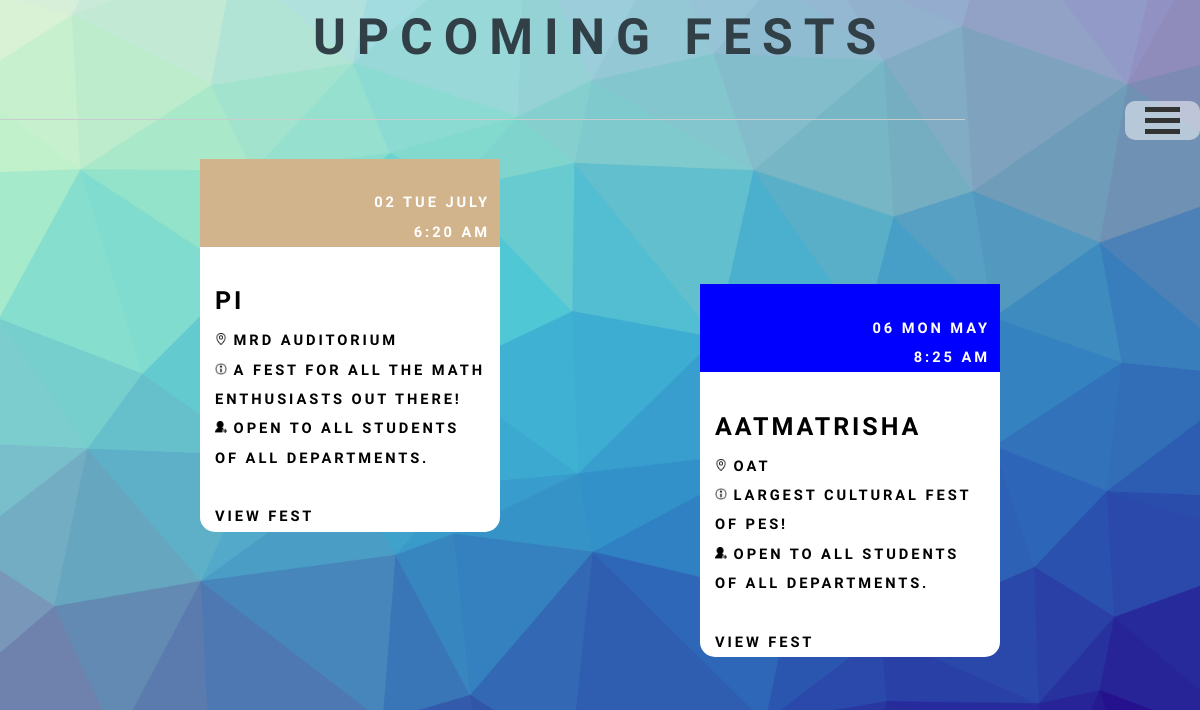
The page /Fest/php/fest_page_student.php on the database its author committed.
### tables this page shows
CREATE TABLE `create_fest` (
  `fest_id` int(11) NOT NULL AUTO_INCREMENT,
  `club_id` varchar(20) NOT NULL,
  `date_cur` date NOT NULL,
  `time_cur` time NOT NULL,
  `end_time` time NOT NULL,
  `fest_name` varchar(20) NOT NULL,
  `place` varchar(100) NOT NULL,
  `more_info` text NOT NULL,
  `invite` text NOT NULL,
  PRIMARY KEY(`fest_id`)
);

### Fest/php/fest_page_student.php (the view, shortened to what this page needs)
<!DOCTYPE html>
<html lang="en">
	<head>
		<h1 style="font-size:50px;text-align:center;"><b>Upcoming Fests</b></h1>
		<link rel="stylesheet" href="https://maxcdn.bootstrapcdn.com/bootstrap/3.3.7/css/bootstrap.min.css">
		<link rel="stylesheet" href="../../notifications/css/main2.css" />
		<link rel="stylesheet" href="../../admin/css/navigation.css" >
			<div class="container1" onclick="myFunction(this)">
		  <div class="bar1"></div>
		  <div class="bar2"></div>
		  <div class="bar3"></div>
		</div>
	</head>
	<body class="is-preload">
		<?php
			$servername = "localhost";
			$username1 = "root";
			$password1 = "";
			$dbname = "portal";
			$link = mysqli_connect($servername, $username1, $password1, $dbname);
			extract($_SESSION);
			$a="SELECT * from create_fest";
			$result=mysqli_query($link,$a);
			echo'<hr />';
			echo'<div class="container-fluid">';
			if (mysqli_num_rows($result) > 0)
			{
				while($row = mysqli_fetch_assoc($result))
				{
					echo'<div class="col-lg-3 " id="rcorners3" >';
					echo'<div class="bg-primary text-right nested_div">';
					echo'<span class="position_text">';
					echo"<br>";
					$newDate = date("d D F", strtotime($row["date_cur"]));
					echo $newDate;
					echo"</span>";
					echo'<span class="position_text">';
					echo"<br>";
					echo date("g:i a", strtotime($row["time_cur"]));
					echo'</span>';
					echo'</div>';
					echo"<br>";
					echo'<span class="bold_text">';
					echo $row["fest_name"];
					echo'</span>';
					echo"<br>";
					echo' <img src="../images/location_icon.png" alt="Fjords" height="12" width="12">';
					echo $row["place"];
					echo"<br>";
					echo' <img src="../images/more_info.png" alt="Fjords" height="12" width="12">';
					echo $row["more_info"];
					echo"<br>";
					echo' <img src="../images/invite.png" alt="Fjords" height="12" width="12">';
					echo $row["invite"];
					echo"<br>";
					echo"<br>";
					echo "<a href=../../Fest/php/fest_event_page_student.php?fest_id=",urlencode($row["fest_id"]),">view fest</a>";
					echo"<br>";
					echo"</div>";
				}
				echo'</div>';
			}
		?>
	</body>
</html>

### notifications/css/main2.css (style rules this page uses)
body { background: url(../../clubs/images/pic2.jpg) no-repeat center center fixed; -webkit-background-size: cover; -moz-background-size: cover; -o-background-size: cover; background-size: cover; }
html, body, div, span, applet, object, iframe, h1, h2, h3, h4, h5, h6, p, blockquote, pre, a, abbr, acronym, address, big, cite, code, del, dfn, em, img, ins, kbd, q, s, samp, small, strike, strong, sub, sup, tt, var, b, u, i, center, dl, dt, dd, ol, ul, li, fieldset, form, label, legend, table, caption, tbody, tfoot, thead, tr, th, td, article, aside, canvas, details, embed, figure, figcaption, footer, header, hgroup, menu, nav, output, ruby, section, summary, time, mark, audio, video { margin: 0; padding: 0; border: 0; font-size: 100%; font: inherit; vertical-align: baseline; }
body { line-height: 1; }
body { -webkit-text-size-adjust: none; }
.position_text { margin-right: 10px; }
.container-fluid { padding: 0px 0px; }
.bold_text { font-weight:bold; font-size:25px; color:black; }
#rcorners3 { border-radius: 15px; }
[class*="col-"] { margin-top:-5px; margin-bottom: 25px; margin-right: 0px; margin-left: 200px; background-color:white; }
html { box-sizing: border-box; }
*, *:before, *:after { box-sizing: inherit; }
html { height: 100%; }
body:after { content: ''; display: block; position: fixed; top: 0; left: 0; width: 100%; height: inherit; opacity: 0; z-index: 1; background-color: #ffffff; background-image: url("images/overlay.png"), -moz-linear-gradient(60deg, rgba(255, 165, 150, 0.5) 5%, rgba(0, 228, 255, 0.35)); background-image: url("images/overlay.png"), -webkit-linear-gradient(60deg, rgba(255, 165, 150, 0.5) 5%, rgba(0, 228, 255, 0.35)); background-image: url("images/overlay.png"), -ms-linear-gradient(60deg, rgba(255, 165, 150, 0.5) 5%, rgba(0, 228, 255, 0.35)); background-image: url("images/overlay.png"), linear-gradient(60deg, rgba(255, 165, 150, 0.5) 5%, rgba(0, 228, 255, 0.35)); background-repeat: repeat, no-repeat; background-size: 100px 100px, cover; background-position: top left, center center; -moz-transition: opacity 1.75s ease-out; -webkit-transition: opacity 1.75s ease-out; -ms-transition: opacity 1.75s ease-out; transition: opacity 1.75s ease-out; }
body, input, select, textarea { color: black; font-family: "Source Sans Pro", Helvetica, sans-serif; font-size: 14pt; font-weight: 600; line-height: 2; letter-spacing: 0.2em; text-transform: uppercase; }
@media screen and (max-width: 1680px) { body, input, select, textarea { font-size: 11pt; } }
.nested_div { margin-right: -15px; margin-left: -15px; }
a { -moz-transition: color 0.2s ease, border-color 0.2s ease; -webkit-transition: color 0.2s ease, border-color 0.2s ease; -ms-transition: color 0.2s ease, border-color 0.2s ease; transition: color 0.2s ease, border-color 0.2s ease; color: inherit; text-decoration: none; }
a:before { -moz-transition: color 0.2s ease, text-shadow 0.2s ease; -webkit-transition: color 0.2s ease, text-shadow 0.2s ease; -ms-transition: color 0.2s ease, text-shadow 0.2s ease; transition: color 0.2s ease, text-shadow 0.2s ease; }
strong, b { color: #313f47; }
h1, h2, h3, h4, h5, h6 { color: #313f47; line-height: 1.5; margin: 0 0 0.75em 0; }
h1 { font-size: 1.85em; letter-spacing: 0.22em; margin: 0 0 0.525em 0; }
hr { border: 0; border-bottom: solid 1px #c8cccf; margin: 3em 0; }

### admin/css/navigation.css (style rules this page uses)
.container1 { display: inline-block; cursor: pointer; float:right; background-color:rgba(255,255,255,0.5); padding-right:20px; padding-left:20px; border-radius:10px; }
.bar1, .bar2, .bar3 { width: 35px; height: 5px; background-color: #333; margin: 6px 0; transition: 0.4s; }

### rows shown on the page
create_fest: date_cur "02 TUE JULY", time_cur "6:20 AM", fest_name "PI", place "MRD AUDITORIUM", more_info "A FEST FOR ALL THE MATH ENTHUSIASTS OUT THERE!", invite "OPEN TO ALL STUDENTS OF ALL DEPARTMENTS."
create_fest: date_cur "06 MON MAY", time_cur "8:25 AM", fest_name "AATMATRISHA", place "OAT", more_info "LARGEST CULTURAL FEST OF PES!", invite "OPEN TO ALL STUDENTS OF ALL DEPARTMENTS."
